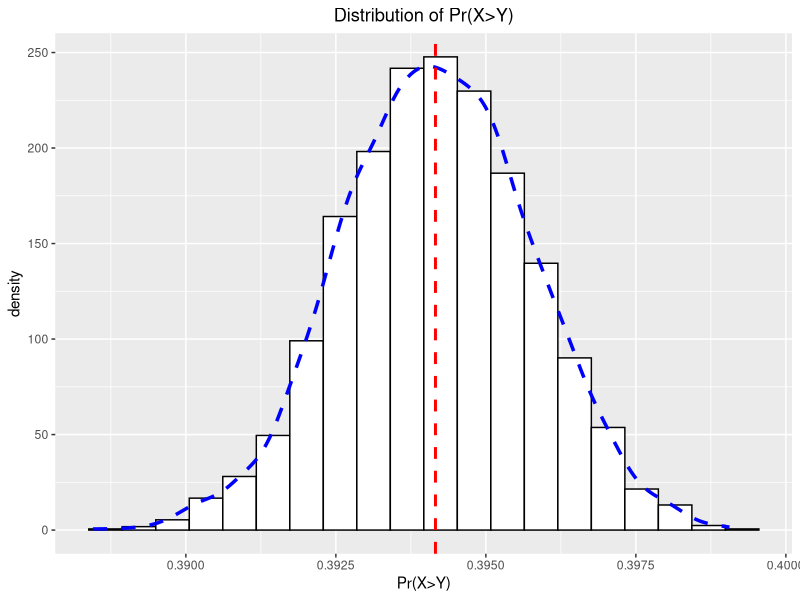

Reproduce this figure in R. (Note: this script raises an error after producing the figure.)
## ---- chunk 1

library(tidyverse)
library(parallel)
library(scales)

## ---- chunk 2

probability_calculator <- function(n) {

  X <- rnorm(n, mean = 4, sd = sqrt(10))
  Y <- runif(n, min = 2, max = 8)

  # Calculating Pr(X>Y)
  Pr_hat <- sum(X > Y) / n
  
  output <- list(X = X,
                 Y = Y, 
                 Pr_hat = Pr_hat)
  
  return(output)
}


results <- probability_calculator(100000)


print(results[3])
## ---- chunk 3
# Function for bootstrap procedure, using parallel computing technique for
# speeding up the computation. 
bootstrap_multicore_problem1 <- function(n_straps, vec1 = X, vec2 = Y) {
prob_vector <- unlist(mclapply(1:n_straps, function(n = n, vec1 = X, vec2 = Y) {
  # sampling both vectors X & Y
  resX <- vec1[sample(1 : length(vec1), length(vec1), replace = TRUE)] 
  resY <- vec2[sample(1 : length(vec2), length(vec2), replace = TRUE)]
  
  Prob <- sum(resX > resY) / length(resX) # calculating Pr(X>Y) of each 
  return(Prob)                            # bootstrap sample
}, mc.cores = 8))
return(prob_vector)
}

## ---- chunk 4
# set seed for reproducibility

rm(.Random.seed)

X <- unlist(results[1]) #transforming the output of the probability_calculator 
Y <- unlist(results[2]) #function into vectors

#!!! as I use 10,000 bootstraps, computation can take some time!!!
prob_vec <- bootstrap_multicore_problem1(n_straps = 3000) 


## ---- chunk 5
quantile(prob_vec, c(0.025, 0.5, 0.975))
## ---- chunk 6
df_probabilities <- as.data.frame(prob_vec)

df_probabilities %>% 
ggplot(aes(x = prob_vec)) +
  geom_histogram(aes (y = ..density..),
                 bins = 20,
                 colour = 1,
                 fill = "white")+
  geom_density(lwd = 1.2,
               linetype = 2,
               colour = "blue")+
  xlab("Pr(X>Y)")+
  ggtitle("Distribution of Pr(X>Y)")+
  theme(plot.title = element_text(hjust= 0.5))+
  geom_vline(xintercept = median(prob_vec), colour = "red", lty='dashed', lwd=1)
  
## ---- chunk 7

rm(.Random.seed)

# vector for the number of simulations/deviates, as a sequence from 5 to 300k
# by steps of 100.
n_deviates <- seq(5, 300000, by = 100)

# Generating n deviates, corresponding to the vector defined above, and 
# calculating Pr(X>Y) from the used deviates. 
prob <- unlist(mclapply(n_deviates, function(i) {
  
    x <- rnorm(i, mean = 4, sd = sqrt(10))
    y <- runif(i, min = 2, max = 8)
    
    prob <- sum(x > y) / length(x)
    deviates <- i

    return(prob)

}, mc.cores = 8, mc.set.seed = TRUE)
)

## ---- chunk 8
results_1.3 <- data.frame(prob, n_deviates)


results_1.3 %>% 
  ggplot(aes(x = n_deviates, y = prob)) +
  geom_point(alpha = 1/4)+
  geom_hline(yintercept = median(prob), colour = "red", lty='dashed', lwd=0.5)+
  xlab("number of simulations")+
  ggtitle("Pr(X>Y) in relation to the number of simulations")+
  scale_y_continuous(name="Pr(X>Y)", limits=c(0.35, 0.45), labels = label_number_si())+
  scale_x_continuous(name="number of simulations", labels = label_number_si())+
  theme(plot.title = element_text(hjust= 0.5))
  
## ---- chunk 9

variance <- c()

for (i in 1 : (length(prob) - 1)) {
  variance[i] <- var(prob[1 : (i + 1)])
}

results_1.3.2 <- data.frame(variance, n_deviates[2:3000])

results_1.3.2 %>% 
  ggplot(aes(x = n_deviates.2.3000., y = variance))+
  geom_point(alpha = 1/4)+
  scale_y_continuous(name="variance of Pr(X>Y)", labels = label_number_si())+
  scale_x_continuous(name="number of simulations", labels = label_number_si())+
  ggtitle("Variance of Pr(X>Y) in relation to the number of simulations")+
  theme(plot.title = element_text(hjust= 0.5))
  

## ---- chunk 10
# function for simulating the tournament
tournament_sim <- function(p_win) {
  p_loss <- 1 - p_win #loss rate
  outcome <- c("win", "loss") 
  results_storage <- c() #empty vector for storing match results

# as you never play more than 9 games 
# (6 wins + 3 losses (=9) or 2 losses and 7 wins (=9))
for (i in 1 : 9) {
  
  # simulating matches with sampling from c("win", "loss") with given
  # probabilities and replacement. 
  # Adding the result to storage vector.
  results_storage <- c(sample(outcome, size = 1,
                            replace = TRUE,
                            prob = c(p_win, p_loss)), results_storage)
  
  # Conditions for winning or loosing the tournament  
    if (length(results_storage[results_storage == "win"]) == 7) {
      break
    }
  
    if (length(results_storage[results_storage == "loss"]) == 3) {
      break
   }
  }

  
  
  true_winrate <- (sum(str_count(results_storage, pattern = "win")) / 
                     length(results_storage))
  
  #binding output together as a list
  output <- list(played_matches = length(results_storage),
                 overview = table(results_storage),
                 true_winrate = true_winrate)
  
  return(output)
}
## ---- chunk 11
# declaring p
p <- 0.75


#simulations one signle tournament
results <- tournament_sim(p_win = p)
## ---- chunk 12
results$overview
## ---- chunk 13
results$played_matches
## ---- chunk 14
results$true_winrate
## ---- chunk 15
# Generating a vector containing the win rates of interest
win_rates <- seq(from = 0.1, to = 0.90, by = 0.1)

## ---- chunk 16

tournament_stats_ngames <- function(n, rates = win_rates) {
  
  # generating a matrix for storing the results
  store <- matrix(nrow = length(rates), ncol=n)

  # iterations i are corresponding the the number of rates the algorithm 
  # shall take into consideration
  for (i in 1 : length(rates)) {
    prob <- rates[i]
    
    # simulating n tournaments per win rate and storing the number of matches
    # played into the matrix "store"
    store[i,] <- unlist(mclapply(1 : n, function(i){
    as.integer(tournament_sim(p_win = prob)[1])
  }, mc.cores = 8))
}
  return(store)
}


## ---- chunk 17
rm(.Random.seed)

# simulating 10,000 tournaments per fixed win rate (variable win_rates [0.1, 0.9] is
# set as default)
table_n_matches <- tournament_stats_ngames(n = 10000)
## ---- chunk 18
# Generating a bootstrap function with number of straps and matrix of results
# as Input. Generates a Data.frame as Output, containing the average value of
# the sample's medians and the corresponding win rate. 

bootstrap_problem_two <- function(n_straps, store){
  
    # generating a store matrix with 9 rows (one per win rate) and one column
    # per bootstrap, storing the median of the bootstrap sample
    avg_storer <- matrix(nrow = 9, ncol = n_straps) 

    for (j in 1 : 9){ # 9 iterations (as we use 9 win rates)

      #bootstrap and calculate the mean of each bootstrap sample
      avg_storer[j,] <- unlist(mclapply(1 : n_straps, function(i){
      median(store[j, sample(1 : dim(store)[2], size = dim(store)[2], 
                             replace = TRUE)])
      }, mc.cores = 8))
    }
    
    # generating a vector to store the median of each row 
    substore <- rep(NA, 9)
    
    # calculating the median of each row of avg_storer
    for (i in 1 : 9) {
    substore[i] <- median(avg_storer[i,])  
    }
    
    
    # binding together the win rate and its corresponding average matches per 
    # tournament
    output <- data.frame(Prob = seq(from = 0.1, to = 0.90, by = 0.1),
                         average_value = substore)
    
    return(output)
}



## ---- chunk 19
rm(.Random.seed)

results_2.1 <- bootstrap_problem_two(1000, table_n_matches)
results_2.1 <- results_2.1 %>% 
  rename(probability_theoretical = 1,
         matches_played = 2)


print(results_2.1)

## ---- chunk 20

rm(.Random.seed)


# Beschriften der Achsen !!!

results_2.1 %>% 
  ggplot(aes(x = probability_theoretical, y = matches_played))+
  geom_point()+
  scale_x_continuous(name="theoretical win rates", limits=c(0.1, 0.9),
                     n.breaks = 9)+
  scale_y_continuous(name="average matches played", limits=c(0, 9),
                     n.breaks = 9)+
  ggtitle("Average number of played matches in relation to a fixed theoretical win rate")+
  theme(plot.title = element_text(hjust= 0.5))



## ---- chunk 21

tournament_stats_truewinrate <- function(n, rates = win_rates) {
  store <- matrix(nrow = length(rates), ncol=n)

for (i in 1 : length(rates)) {
  prob <- rates[i]
  
store[i,] <- unlist(mclapply(1:n, function(i){
  as.numeric(tournament_sim(p_win = prob)[3]) # output of tournament_sim is 
  }, mc.cores = 8))                           # now true_winrate, as numeric
}
  return(store)
}
## ---- chunk 22
true_w_rates <- tournament_stats_truewinrate(10000)

df_true_rates <- bootstrap_problem_two(n_straps = 1000, store = true_w_rates)

df_true_rates <- df_true_rates%>% 
  rename(probability_theoretical = 1,
         win_rate_observed = 2)


print(df_true_rates)
## ---- chunk 23

df_true_rates %>% 
  ggplot(aes(x = probability_theoretical, y = win_rate_observed))+
  geom_point()+
  scale_x_continuous(name="theoretical win rates", limits=c(0.1, 0.9),
                     n.breaks = 9)+
  scale_y_continuous(name="average observed win rates", limits=c(0.0, 1.0),
                     n.breaks = 11)+
  ggtitle("Average number of played matches in relation to a fixed theoretical win rate")+
  theme(plot.title = element_text(hjust= 0.5))
